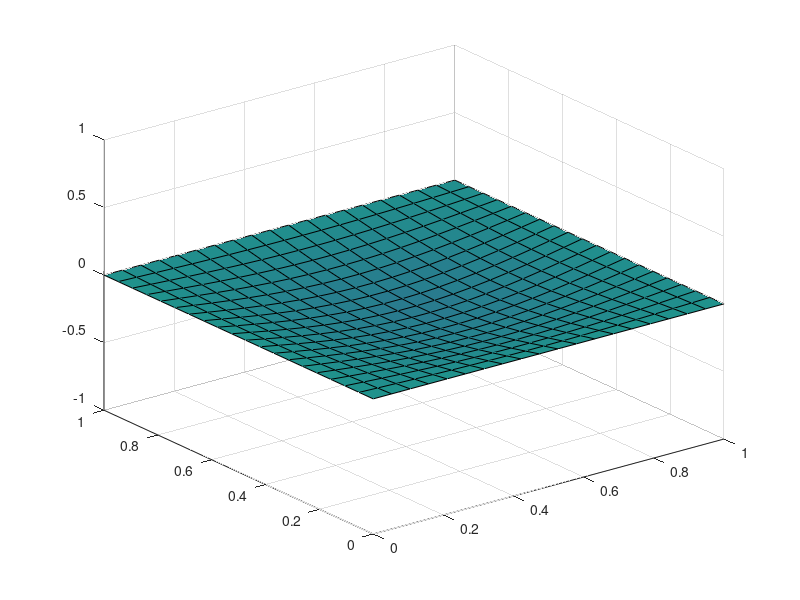

MATLAB code for this plot:
clear all;
%This script attemts to find the solution of the wave equation in two
%dimensions.

tend = 20;
dt = 0.1;
J = 20;

%x in [0,1].
dx = 1/J;
%y in [0,1];
dy = 1/J;
%equal spacing in x and y direction.
mu = dx/dt;

[x,y] = meshgrid(linspace(0,1,J));

%the boundary conditions are zero (of homogeneous diriclet type).
U1 = zeros(J);
U2 = zeros(J);

%the initial solution is u0(x,y) = sin(pi x) sin(pi y).
U = sin(pi*x).*sin(pi*y); 

Uold = U;
for t = 1:(tend/dt)
    U1 = zeros(J);
    U2 = zeros(J);
    elements = 2:J-1;  
    for i = 1:1:J
        %compute the columns where x is const.
        U1(elements,i) = mu*U(elements+1,i) + mu*U(elements-1,i); 
        %compute the columns where y is const.
        U2(i,elements) = mu*U(i,elements+1) + mu*U(i,elements-1);
    end
    Unew = (2 - 4*mu) .* U - Uold + U1 + U2;
    Uold = U;
    U = Unew;
    surf(x,y,U); axis([0 1 0 1 -1 1 -1 1]);
    M(t)= getframe;
end

%movie(M);
%movie2avi(M,'wave.avi','quality',100)
     
        
        
        
        
        